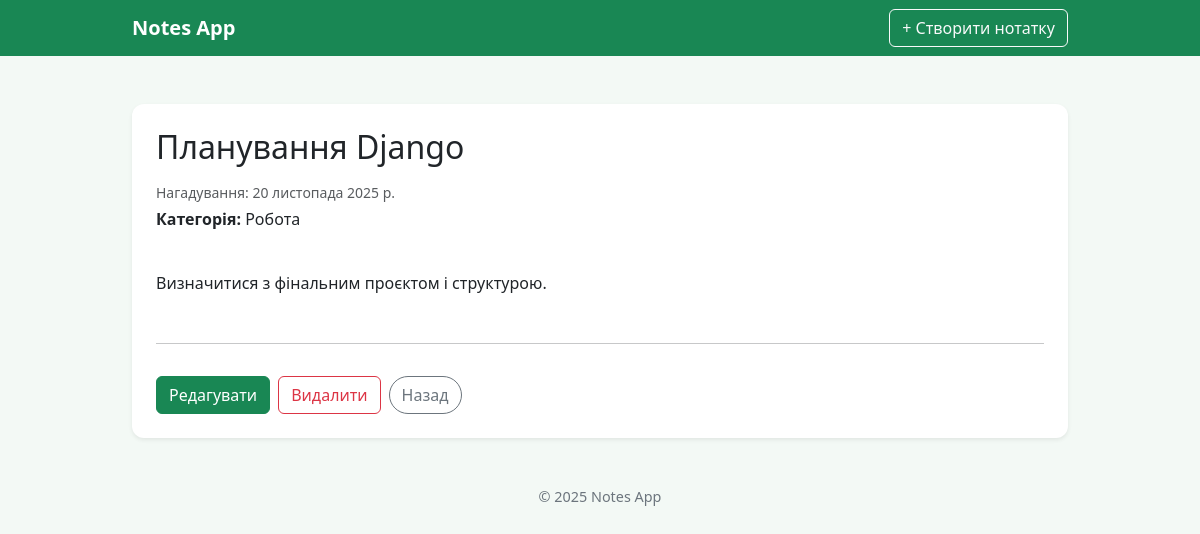
Before: /1/ with the older database file.
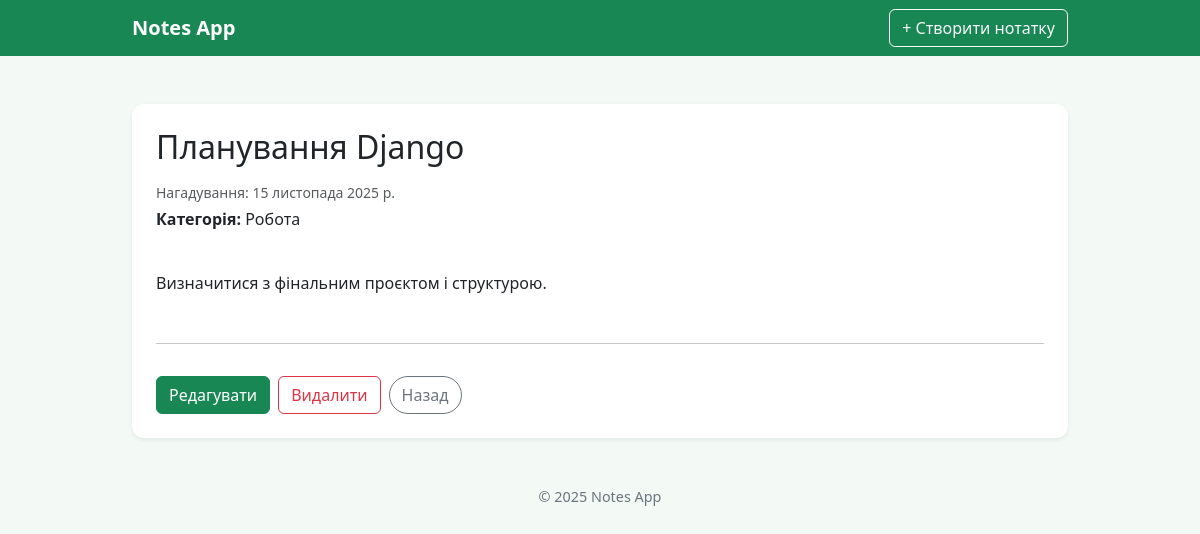
After: the same page with the newer database file.
### notes/models.py (models this page shows, shortened)
class Notes(models.Model):
    title = models.CharField(
        max_length=200,
        verbose_name='Назва нотатки'
    )
    text = models.TextField(
        verbose_name='Текст'
    )
    reminder = models.DateField(
        null=True,
        blank=True,
        verbose_name='Дата нагадування'
    )
    category = models.ForeignKey(
        Category,
        on_delete=models.CASCADE,  # якщо видалять, то зникнуть нотатки
        related_name="notes",      # для доступу до category.notes.all()
        verbose_name='Категорія'
    )
    class Meta:
        ordering = ["-reminder", "title"]  #сортування, де нагадування ближче
        verbose_name = 'Нотатка'
        verbose_name_plural = 'Нотатки'

class Category(models.Model):
    title = models.CharField(
        max_length=200,
        verbose_name='Назва категорії'
    )
    class Meta:
        ordering = ['title']
        verbose_name = 'Категорія'
        verbose_name_plural = 'Категорії'

### notes/views.py (the view)
# urls.py: path('<int:pk>/', note_detail_view, name='note_detail'),
def note_detail_view(request, pk):
    note = get_object_or_404(Notes, pk=pk)
    return render(request, 'note_detail.html', {'note': note})

### notes/templates/note_detail.html (shortened to what this page needs)
{% extends 'base.html' %}
{% block content %}
<div class="container-main mx-auto">
    <div class="card p-4 shadow-sm mb-4">
        <h2 class="mb-3">{{ note.title }}</h2>
        <p class="text-muted small mb-1">
            {% if note.reminder %}
                Нагадування: {{ note.reminder }}
            {% else %}
                <span class="text-secondary">Без нагадування</span>
            {% endif %}
        </p>
        <p class="mb-2">
            <strong>Категорія:</strong> {{ note.category.title }}
        </p>
        <p class="mt-3">{{ note.text|linebreaks }}</p>
        <hr>
        <div class="d-flex gap-2 mt-3">
            <a href="{% url 'notes:edit_note' note.id %}" class="btn btn-success">
                Редагувати
            </a>
            <a href="{% url 'notes:delete_note' note.id %}"
               class="btn btn-outline-danger">
                Видалити
            </a>
            <a href="{% url 'notes:index' %}" class="btn btn-outline-secondary">
                Назад
            </a>
        </div>
    </div>
</div>
{% endblock %}

Changed rows visible on the page:
changed Notes "Планування Django": reminder "20 листопада 2025 р." → "15 листопада 2025 р."
